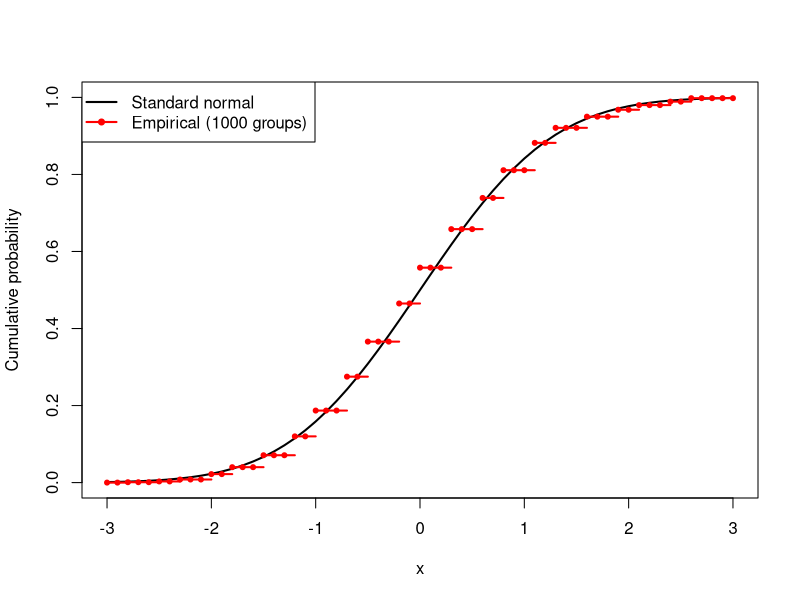

Write the R code that produced this figure.
# R语言基础（五）：随机模拟与正态近似
# 课堂程序按下面的分段在RStudio中运行，无需提交。
# 教材印刷第84—93页。

# 1. 平均值与频率
x <- c(0, 1, 1, 0, 1)
mean(x)
mean(x == 1)

# 2. 均匀随机数与正态随机数
x <- runif(10, 0, 1)
x
mean(x)
x <- rnorm(10, 0, 1)
x

# 3. 均匀分布的样本平均值（教材案例2.17）
x <- runif(50000, 0, 1)
mean(x[1:100])
mean(x[1:1000])
mean(x)

# 4. 矩的平均、频率与经验累计比例（例2.6.1—2.6.3）
x <- runif(10000, 0, 1)
mean(x^2)
mean(x <= 0.5)
t <- 0.5
mean(x <= t)

# 5. 例2.6.5：方法一，均匀随机数计算正态密度积分
Y <- runif(10000, 0.1, 2)
c <- 1 / sqrt(2 * pi)
f <- c * exp(-(Y * Y) / 2)
p <- (2 - 0.1) * mean(f)
p

# 6. 例2.6.5：方法二，正态随机数计算区间频率
x <- rnorm(100000, 0, 1)
I <- x > 0.1 & x < 2
p <- mean(I)
p
pnorm(2, 0, 1) - pnorm(0.1, 0, 1)

# 7. 课堂练习一
# 分别运行上面第5、6段，各重复两次，记录结果。
# 第5段把10000改为100000，第6段把100000改为10000。
# 重新运行相应整段，与0.437422比较，说明结果的差异。

# 8. 例2.6.6：36名女大学生的平均体重超过57 kg
z <- sqrt(36) * (57 - 51.96) / 6.31
z
1 - pnorm(z, 0, 1)

# 9. 泊松模拟完整段（教材例2.6.7，第92—93页）
# 每行是一组样本，n为每组样本量，共1000组。
# 教师演示绘图段，学生重点理解n、1000与图形比较。
n <- 30
y <- matrix(rpois(1000 * n, 0.5), 1000, n)
z <- (rowSums(y) / n - 0.5) * sqrt(n / 0.5)
x <- seq(-3, 3, 0.1)
f <- c()
for (i in 1:length(x)) {
  f <- c(f, sum(z <= x[i]) / 1000)
}
phi <- pnorm(x, 0, 1)

# 绘图：phi是理论累计概率，f是经验累计比例。
# 修正教材第93页plot中不一致的对象名。
plot(x, phi, type = "l", lwd = 2, col = "black",
     ylim = c(0, 1), xlab = "x", ylab = "Cumulative probability")
for (i in 1:(length(x) - 1)) {
  lines(x[i:(i + 1)], c(f[i], f[i]), col = "red", lwd = 2)
  points(x[i], f[i], pch = 20, col = "red")
}
points(x[length(x)], f[length(x)], pch = 20, col = "red")
legend("topleft", c("Standard normal", "Empirical (1000 groups)"),
       lty = c(1, 1), pch = c(-1, 20),
       col = c("black", "red"), lwd = 2)

# 10. 课堂练习二
# 只将第9段首行的 n <- 30 改为 n <- 300。
# 重新运行第9段的全部代码，包括生成数据、计算比例和绘图。
# 保持1000组，比较两幅图，说明每组样本量与重复组数的区别。
